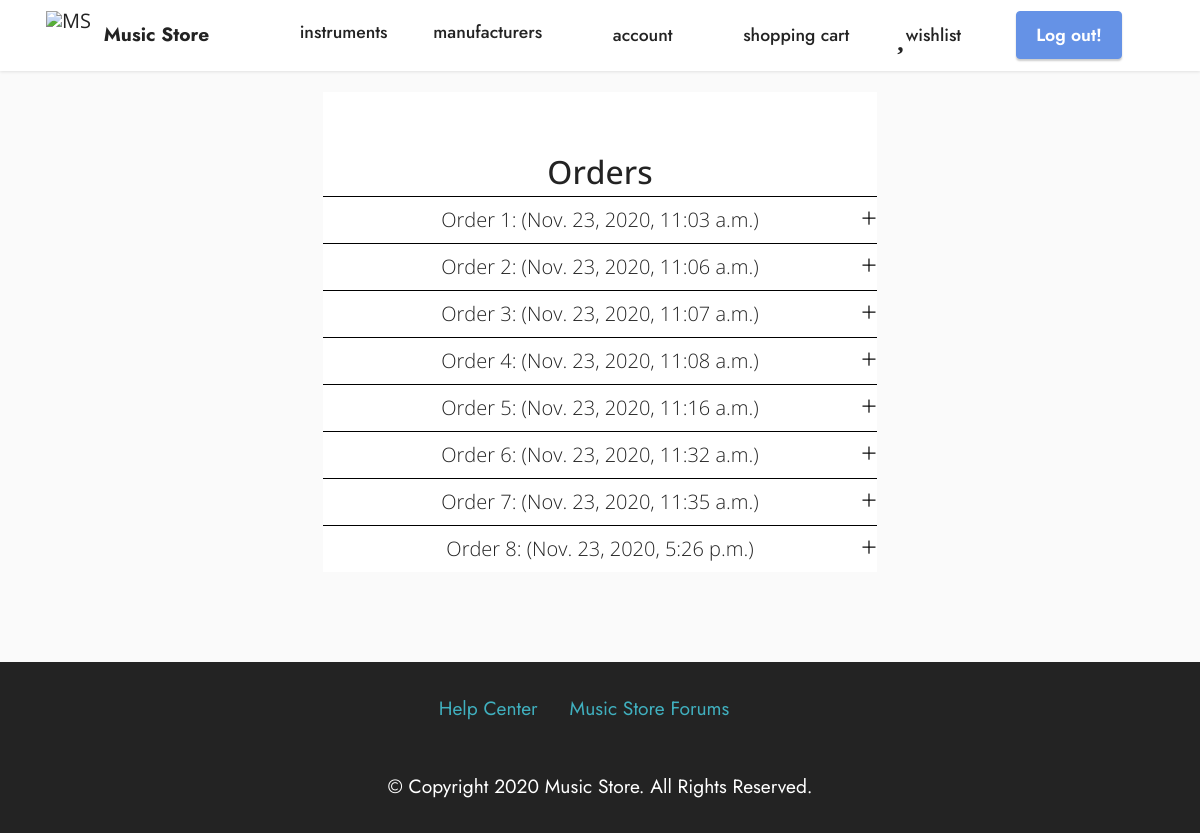
The page /account/orders/ (signed in) on the database as committed earlier.
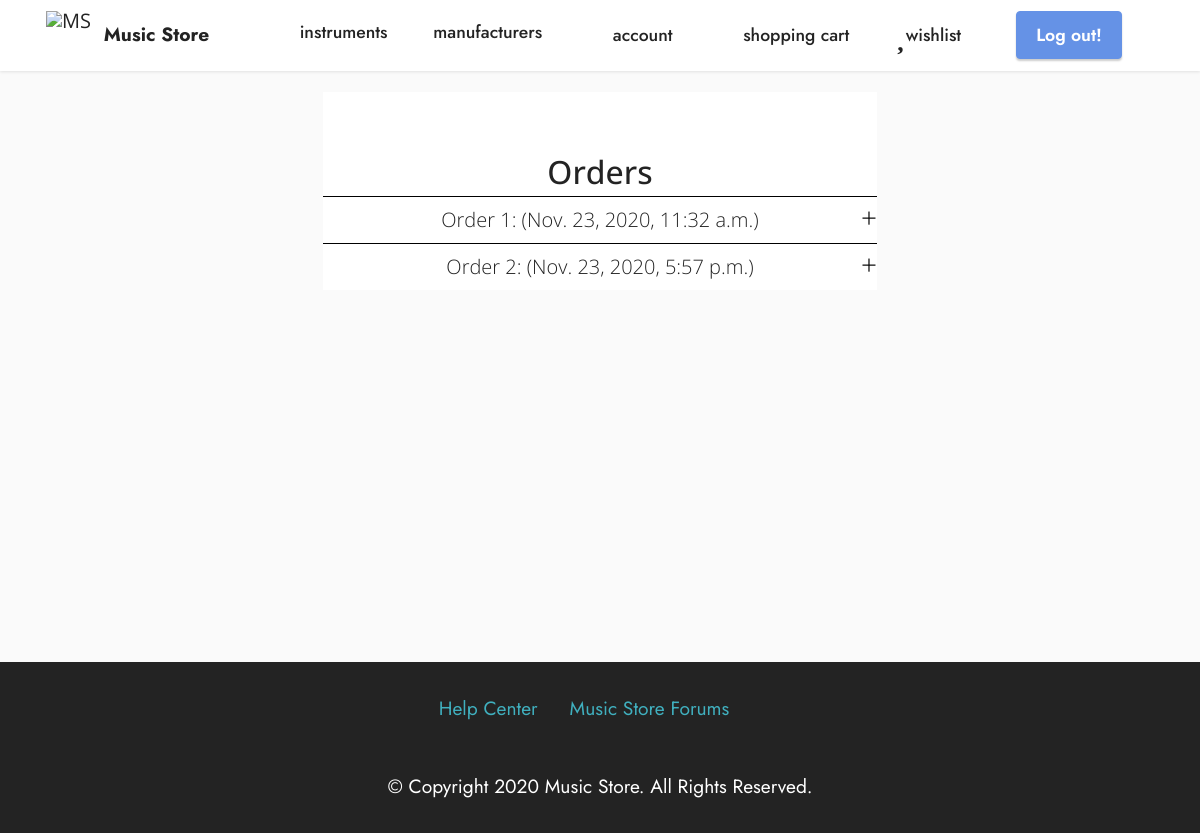
The same page on the database as committed later.
### app/models.py (models this page shows, shortened)
class Order(models.Model):
    person = models.ForeignKey(Person, on_delete=models.CASCADE)
    delivery_address = models.ForeignKey(Address, on_delete=models.CASCADE)
    payment_time = models.DateTimeField()
    order_status = models.CharField(choices=STATUS, max_length=100)
    list = models.ForeignKey(ItemList, on_delete=models.CASCADE)
    payment_method = models.CharField(choices=PAYMENT_METHODS, max_length=20)

### app/views.py (the view)
# urls.py: path('account/orders/', views.orders, name='orders'),
@login_required(login_url='/login/')
def orders(request):
    try:
        ords = Order.objects.filter(person=get_curr_person_object(request))
    except ObjectDoesNotExist:
        ords= []
    return render(request, 'show_orders.html', {'orders' : ords} )

### app/models.py (called while the page is built)
    def __str__(self):
        return self.street + ", " + str(self.door) + " - " + self.city + " (" + self.country + ")"

### app/views.py (called while the page is built)
def get_curr_person_object(request):
    u = models.User.objects.get(pk=request.user.id)
    return Person.objects.get(user=u)

### templates/show_orders.html (shortened to what this page needs)
{% extends 'layout.html' %}
{% block content %}
    <div class="container form-container">
        <section class="section-orders">
            {% if orders|length == 0 %}
                <h3>You haven't made any order yet.</h3>
                <a class="btn-href" href="/">Go to homepage</a>
            {% else %}
                <h1>Orders</h1>
                {% for o in orders %}
                    <details>
                        <summary>Order {{ forloop.counter }}: ({{ o.payment_time }})</summary>
                        </details>
                {% endfor %}
            {% endif %}
        </section>
    </div>
{% endblock %}

Rows that differ between the two databases and show on the page:
removed Order: payment_time "Nov. 23, 2020, 11:03 a.m."
removed Order: payment_time "Nov. 23, 2020, 11:06 a.m."
removed Order: payment_time "Nov. 23, 2020, 11:07 a.m."
removed Order: payment_time "Nov. 23, 2020, 11:08 a.m."
removed Order: payment_time "Nov. 23, 2020, 11:16 a.m."
removed Order: payment_time "Nov. 23, 2020, 11:35 a.m."
removed Order: payment_time "Nov. 23, 2020, 5:26 p.m."
added Order: payment_time "Nov. 23, 2020, 5:57 p.m."
